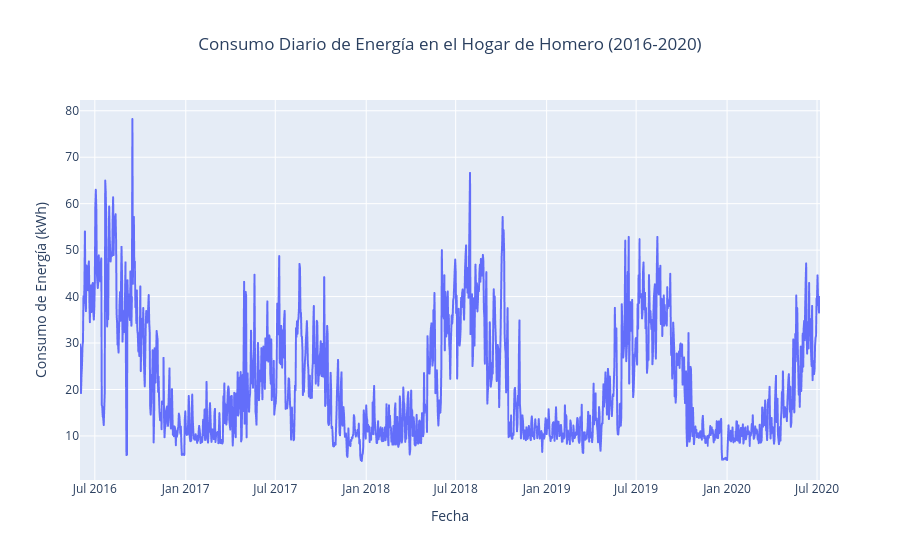

Here is the notebook cell this chart was saved with:
### Markdown cell above
**Respuesta**:

### Code cell
archivo_csv = 'energia_homero.csv'

try:
    df = pd.read_csv(archivo_csv, parse_dates=['date'])
except FileNotFoundError:
    print(f"Error: No se encontró el archivo '{archivo_csv}'.")
    df = pd.DataFrame(columns=['date', 'Energy_kWh'])

# Verificación inicial 
if not df.empty:
    print("Datos cargados exitosamente.")
    print("Primeras 5 filas del DataFrame:")
    print(df.head())
    print("\nInformación del DataFrame (verificando tipo de 'date'):")
    df.info()

# Visualización con Plotly  
if not df.empty:
    print("\nGenerando gráfico de la serie de tiempo...")
    
    # Crear el gráfico de líneas interactivo
    fig = px.line(df, 
                  x='date', 
                  y='Energy_kWh', 
                  title='Consumo Diario de Energía en el Hogar de Homero (2016-2020)',
                  labels={'date': 'Fecha', 'Energy_kWh': 'Consumo (kWh)'}
                 )
    
    # Mejorar el layout
    fig.update_layout(
        xaxis_title='Fecha',
        yaxis_title='Consumo de Energía (kWh)',
        title_x=0.5 # Centrar el título
    )
    
    # Mostrar el gráfico
    fig.show()
else:
    print("\nNo se pueden mostrar los datos ni el gráfico porque el DataFrame está vacío.")

### Figure 1 — Plotly figure (JSON) as saved in the notebook; plotly's stock layout.template omitted (floating-point values rounded to 4 significant figures; data arrays with more than 128 entries replaced by an {"elided": "..."} marker saying what was removed)
{"data": [{"hovertemplate": "Fecha=%{x}<br>Consumo (kWh)=%{y}<extra></extra>", "legendgroup": "", "line": {"color": "#636efa", "dash": "solid"}, "marker": {"symbol": "circle"}, "mode": "lines", "name": "", "showlegend": false, "type": "scattergl", "x": {"elided": "1498 str values"}, "xaxis": "x", "y": {"elided": "1498 float values"}, "yaxis": "y"}], "layout": {"legend": {"tracegroupgap": 0}, "title": {"text": "Consumo Diario de Energía en el Hogar de Homero (2016-2020)", "x": 0.5}, "xaxis": {"anchor": "y", "domain": [0, 1], "title": {"text": "Fecha"}}, "yaxis": {"anchor": "x", "domain": [0, 1], "title": {"text": "Consumo de Energía (kWh)"}}}}
